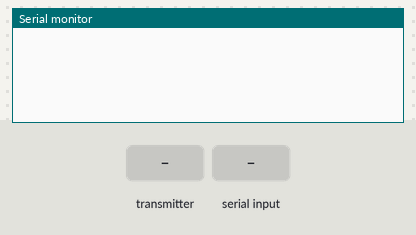
Bench run of a sketch on a simulated ESP32. On the bench: the last lines printed to the serial monitor. The test bench sets the inputs (shaded band).

Above: at 1.2 s.
1.3 s: the transmitter starts sending a = 0
At 1.66 s:
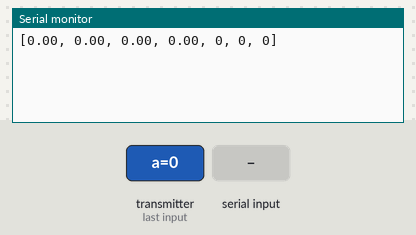
3.3 s: "1\n" received over Serial
4.8 s: the transmitter starts sending currenttime = 25
At 5.16 s:
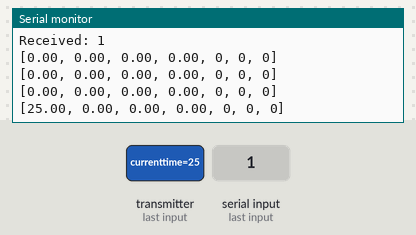
6.3 s: the transmitter starts sending peakalitutude = 25
At 6.66 s:
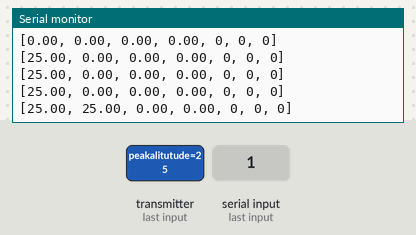
7.8 s: the transmitter starts sending currentalitutude = 25
At 8.16 s:
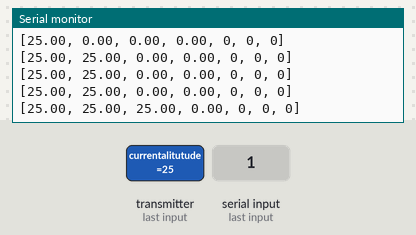
9.3 s: the transmitter starts sending groundaltitude = 25
At 9.66 s:
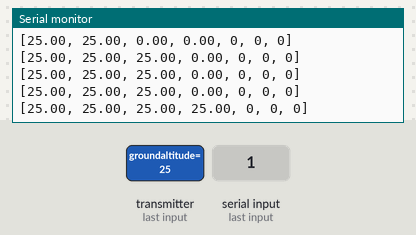

The sketch:

ground_esp_script.ino
```cpp
#include <esp_now.h>
#include <WiFi.h>

#define MAX_BUFF_LEN 255

typedef struct struct_message {
  char a[32];
  float currenttime;
  float peakalitutude;
  float currentalitutude;
  float groundaltitude;
  bool parachutedeployed;
  bool apogeedetected;
  bool isparachutearmed;
} struct_message;

struct_message myData;
char c;
char str[MAX_BUFF_LEN];
uint8_t idx = 0;


void OnDataRecv(const esp_now_recv_info_t *info, const uint8_t *incomingData, int len) {
  memcpy(&myData, incomingData, sizeof(myData));

  Serial.print("[");
  Serial.print(myData.currenttime);
  Serial.print(", ");
  Serial.print(myData.peakalitutude);
  Serial.print(", ");
  Serial.print(myData.currentalitutude);
  Serial.print(", ");
  Serial.print(myData.groundaltitude);
  Serial.print(", ");
  Serial.print(myData.parachutedeployed);
  Serial.print(", ");
  Serial.print(myData.apogeedetected);
  Serial.print(", ");
  Serial.print(myData.isparachutearmed);
  Serial.println("]");
}

void setup() {
  Serial.begin(115200);
  WiFi.mode(WIFI_STA);
  if (esp_now_init() != ESP_OK) {
    Serial.println("Error initializing ESP-NOW");
    return;
  }
  esp_now_register_recv_cb(OnDataRecv);
}

void loop() {
  if(Serial.available() > 0) {
    c = Serial.read();

    if(c != '\n') {
      str[idx++] = c;
    }
    else {
      str[idx] = '\0';
      idx = 0;
      Serial.print("Received: ");
      Serial.println(str);
    }
  }
}
```

Measured:
- after the input at 1.3 s, the serial monitor: prints a new line after 0.05 s (image 1)
- after the input at 4.8 s, the serial monitor: prints a new line after 0.05 s (image 2)
- after the input at 6.3 s, the serial monitor: prints a new line after 0.05 s (image 3)
- after the input at 7.8 s, the serial monitor: prints a new line after 0.05 s (image 4)
- after the input at 9.3 s, the serial monitor: prints a new line after 0.05 s (image 5)
